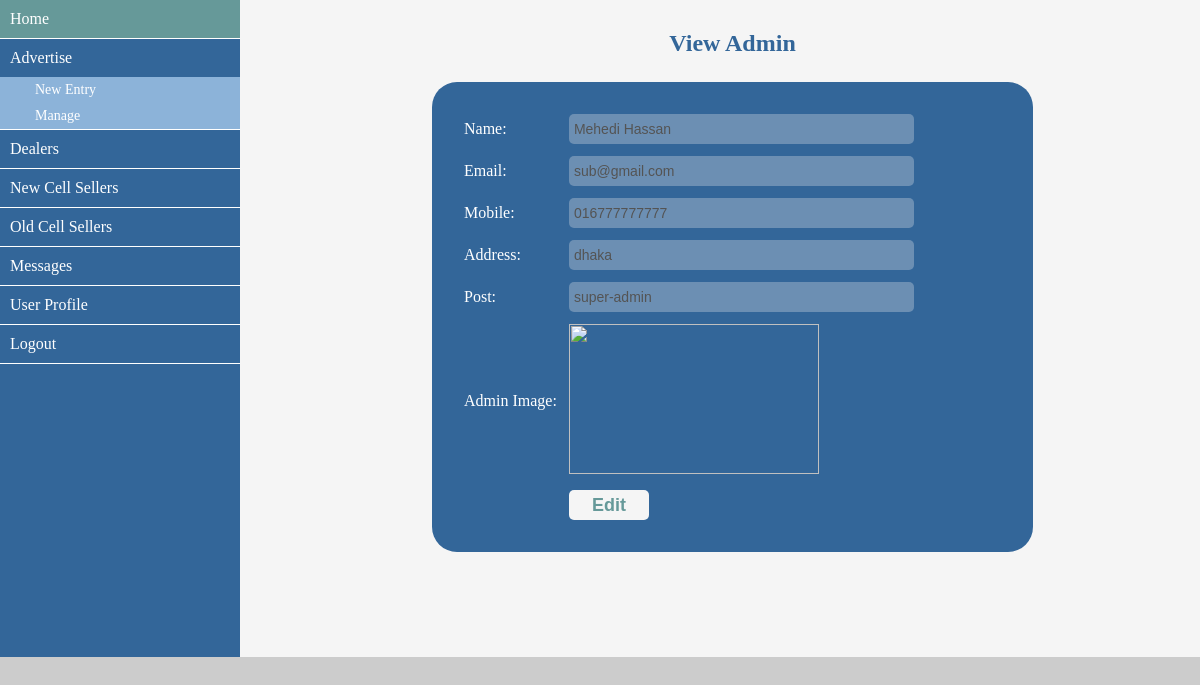
/admin/view_admins.php?v=12 (signed in), run on the app's committed database.
### tables this page shows
CREATE TABLE `md_admin` (
  `admin_id` int(10) NOT NULL,
  `admin_name` varchar(40) NOT NULL,
  `admin_mail` varchar(40) NOT NULL,
  `admin_pass` varchar(40) NOT NULL,
  `admin_cell` varchar(20) NOT NULL,
  `admin_address` varchar(20) NOT NULL,
  `admin_post` varchar(20) NOT NULL,
  `admin_image` varchar(100) NOT NULL
);

### admin/database.php (called while the page is built, shortened)
<?php
	$dbHost = "localhost";
	$dbUser = "root";
	$dbPass = "";
	$dbName = "db_md";
	$con = mysqli_connect($dbHost,$dbUser,$dbPass,$dbName);
	function selectData($query) {
		global $con;
		if ($con) {
			$result = mysqli_query($con,$query);
			if ($result) {
				return mysqli_fetch_assoc($result);
			} else {
				return false;
			}
		} else {
			echo "Database connection failed";
		}
	}
?>

### admin/view_admins.php (the view)
<?php include_once('admin_sidebar.php'); ?>
		<div class="content">
			<div class="form_title cen">
				<h2  style="margin-top: 30px;">View Admin</h2>
			</div>
			<div class="product_form">
				<table>
				<?php
					$id = $_GET['v'];
					$query = "SELECT * FROM md_admin WHERE admin_id='$id'";
					$result = selectData($query);
				?>
					<tr>
						<td>Name:</td>
						<td><input type="text" value="<?= $result['admin_name']; ?>" disabled></td>
					</tr>
					<tr>
						<td>Email:</td>
						<td><input type="text" value="<?= $result['admin_mail']; ?>" disabled></td>
					</tr>
					<tr>
						<td>Mobile:</td>
						<td><input type="text" value="<?= $result['admin_cell']; ?>" disabled></td>
					</tr>
					<tr>
						<td>Address:</td>
						<td><input type="text" value="<?= $result['admin_address']; ?>" disabled></td>
					</tr>
					<tr>
						<td>Post:</td>
						<td><input type="text" value="<?= $result['admin_post']; ?>" disabled></td>
					</tr>
					<tr>
						<td>Admin Image:</td>
						<td><img src="<?= $result['admin_image']; ?>" style="width: 250px; height: 150px;"></td>
					</tr>
					<tr>
						<td></td>
						<td class="btn"><a href="edit_admins.php?e=<?= $result['admin_id']; ?>"><input type="submit" value="Edit"></a></td>
					</tr>
				</table>
			</div>
		</div>
	</div>
</body>
</html>

### admin/assets/css/style.css (style rules this page uses)
* { margin: 0px; padding: 0px; outline: 0; }
body { font-family: verdana; background-color: #ccc; }
a { text-decoration: none; }
.container .content { width: 80%; float: left; background-color: whitesmoke; height: 657px; }
.content .form_title { width: 60%; float: left; }
.form_title h2 { margin-top: 50px; padding-left: 25px; color: #336699; }
.content .product_form { width: 60%; margin-left: 20%; float: left; background-color: #336699; margin-top: 25px; padding-top: 25px; padding-bottom: 25px; padding-left: 25px; color: white; border-radius:25px; }
.product_form td { padding: 5px; }
.product_form input,select { width: 340px; height: 30px; font-size: 14px; border-radius: 5px; border: none; padding-left: 5px; }
.btn input { width: 80px; font-size: 18px; background-color: whitesmoke; color: #669999; cursor: pointer; padding: 2px; font-weight: bold; }
.content .cen { width: 100%; float: left; }
.cen h2 { text-align: center; }

### data on the page
md_admin: admin_name "Mehedi Hassan", admin_mail "sub@gmail.com", admin_cell "016777777777", admin_address "dhaka", admin_post "super-admin"
